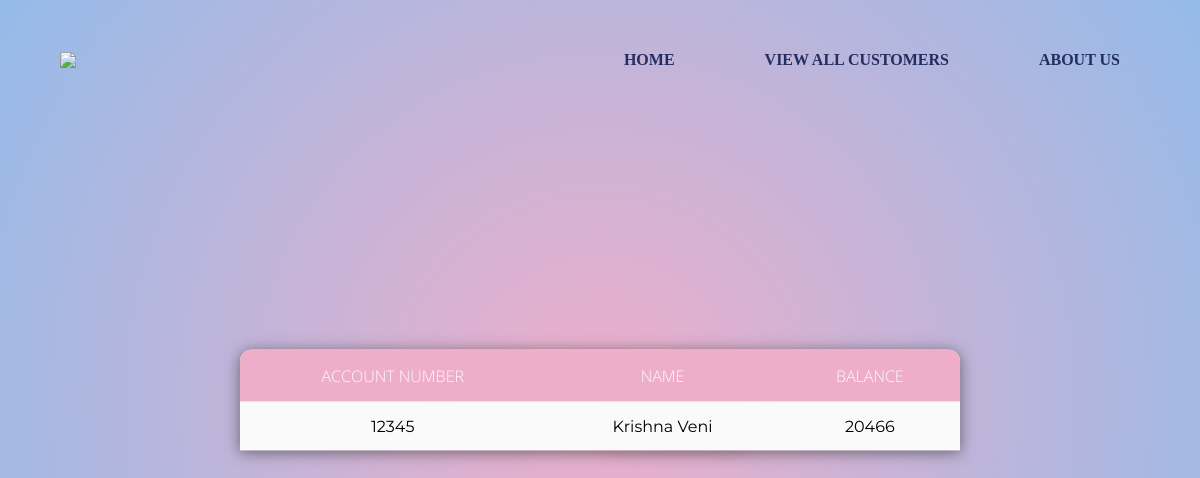
The app's page /view.php?id=12345 with its own data.
### tables this page shows
CREATE TABLE `customers` (
  `id` int(100) NOT NULL,
  `Name` varchar(100) NOT NULL,
  `Pin` int(100) NOT NULL,
  `Balance` int(100) NOT NULL
);

### view.php (the view, shortened to what this page needs)
<!DOCTYPE html>
<html>
<head>
    <link rel="stylesheet" href="https://cdnjs.cloudflare.com/ajax/libs/font-awesome/5.15.1/css/all.min.css">
</head>
<body>
<div class="filter">
</div>
<div class="container">
      <div class="navbar">
          <img src="images/ok.png" class="logo">
          <nav>
              <ul>
                  <li> <a href="aboutus.html"><b> ABOUT US</b></a></li>
                  <li> <a href="table.php"><b>VIEW ALL CUSTOMERS</b></a></li>
                  <li> <a href="index.html"><b>HOME</b></a></li>
              </ul>
          </nav>
      </div>
</div>
  <table class="demo">
<thead>
 <tr>
 <th>Account Number</th>
 <th>Name</th>
 <th>Balance</th>
</tr>
</thead>
<tbody>
<?php
include 'connection.php';
$id = $_GET['id'];
$query=mysqli_query($con,"select * from customers where id='$id' ");
while($row=mysqli_fetch_array($query))
{
?>
<tr>
    <td><?php echo $row['id'];?></td>
    <td><?php echo $row['Name'];?></td>
    <td><?php echo $row['Balance'];?></td>
</tr>
<?php
}
?>
</tbody>
</table>
<div class="filter">
<a href="transfer.php?id=<?php echo $id;?>" class="btn">Tranfer Money</a>
  </div>
</body>
</html>

### records on screen
customers: id "12345", Name "Krishna Veni", Balance "20466"
